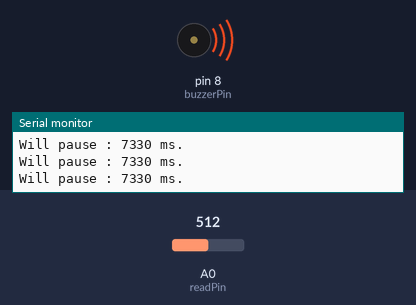
Bench run of a sketch on a simulated Arduino Uno, built with avr-gcc and run on an emulated ATmega328P. Parts: buzzer (waves = sounding), the last lines printed to the serial monitor. The inputs (shaded band) are chosen by the test bench; at power-on: A0 (readPin) = 512.

Above: at 1.2 s.
1.3 s: A0 (readPin) set to 529
At 4.1 s:
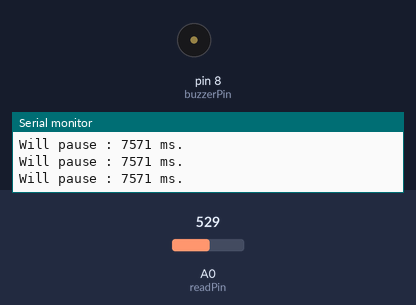
4.3 s: A0 (readPin) set to 306
7.3 s: A0 (readPin) set to 710
Timing chart, 0 to 10.3 s (numbered marks = the images above; inputs shaded):
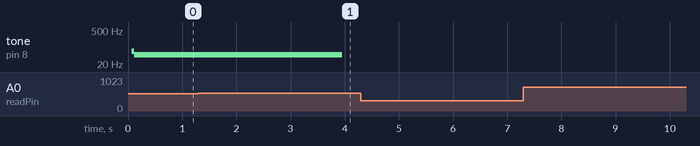

The sketch:

26_light_intensity_up_and_down_with_sound_volume.ino
```cpp
/*
* In this example, as the light turns on in the room the buzzer increase the delay it shuts on/off and vice versa.
*/
int buzzerPin = 8;
int readPin = A0;
int readValue;
int us;

void setup() {
  pinMode(buzzerPin, OUTPUT);
  pinMode(readPin, INPUT);
  Serial.begin(9600);
}

void loop() {
  readValue = analogRead(readPin);
  readValue = (readValue > 700) ? 700 : readValue;
  Serial.print("Will pause : ");
  us = (9940./700) * readValue + 60;
  Serial.print(us);
  Serial.println(" ms.");
  digitalWrite(buzzerPin, HIGH);
  delayMicroseconds(us);
  digitalWrite(buzzerPin, LOW);
  delayMicroseconds(us);
}
```

Measured:
- the behaviour switches between 528 and 529 on A0 (readPin) (found by bisection; images 0 and 1)
- after the input at 1.3 s, tone on pin 8 (buzzerPin): 49 Hz → silent after 2.7 s instead of 0.21 s
